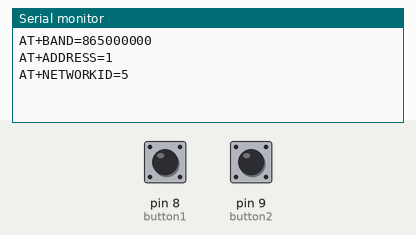
Simulated run of this sketch. Board: Arduino Uno, built with avr-gcc and run on an emulated ATmega328P. On the bench: the last lines printed to the serial monitor. The inputs (shaded band) are chosen by the test bench; at power-on: pin 8 (button1) HIGH, pin 9 (button2) HIGH.

Above: at 5.2 s.
5.3 s: pin 8 (button1) pulled LOW for 0.15 s
At 6.3 s:
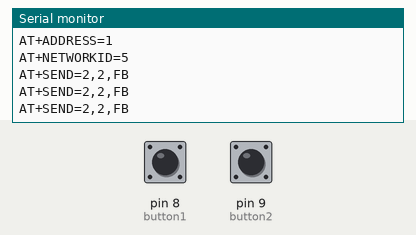
6.9 s: pin 9 (button2) pulled LOW for 0.15 s
At 7.5 s:
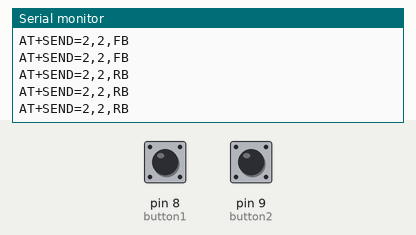

Measured:
- after the input at 5.3 s, the serial monitor: prints a new line at once (image 1)
- after the input at 6.9 s, the serial monitor: prints a new line at once (image 2)

The sketch:

RYLR998_TX.ino
```cpp
String lora_band = "865000000"; //enter band as per your country
String lora_networkid = "5";    //enter Lora Network ID
String lora_address = "1";      //enter Lora address
String lora_RX_address = "2";   //enter Lora RX address

#define button1 8
#define button2 9

void setup()
{
  // put your setup code here, to run once:
 // Serial.begin(9600);
  Serial.begin(115200);


  delay(1500);
  Serial.println("AT+BAND=" + lora_band);
  delay(500);
  Serial.println("AT+ADDRESS=" + lora_address);
  delay(500);
  Serial.println("AT+NETWORKID=" + lora_networkid);
 delay(1500);


  pinMode(button1, INPUT_PULLUP);
  pinMode(button2, INPUT_PULLUP);

}

void loop()
{
   if (digitalRead(button1) == LOW){
  Serial.println("AT+SEND="+ lora_RX_address +",2,FB");
  delay(50);
   }
    if (digitalRead(button2) == LOW){
  Serial.println("AT+SEND="+ lora_RX_address +",2,RB");
  delay(50);
   }
}
```
